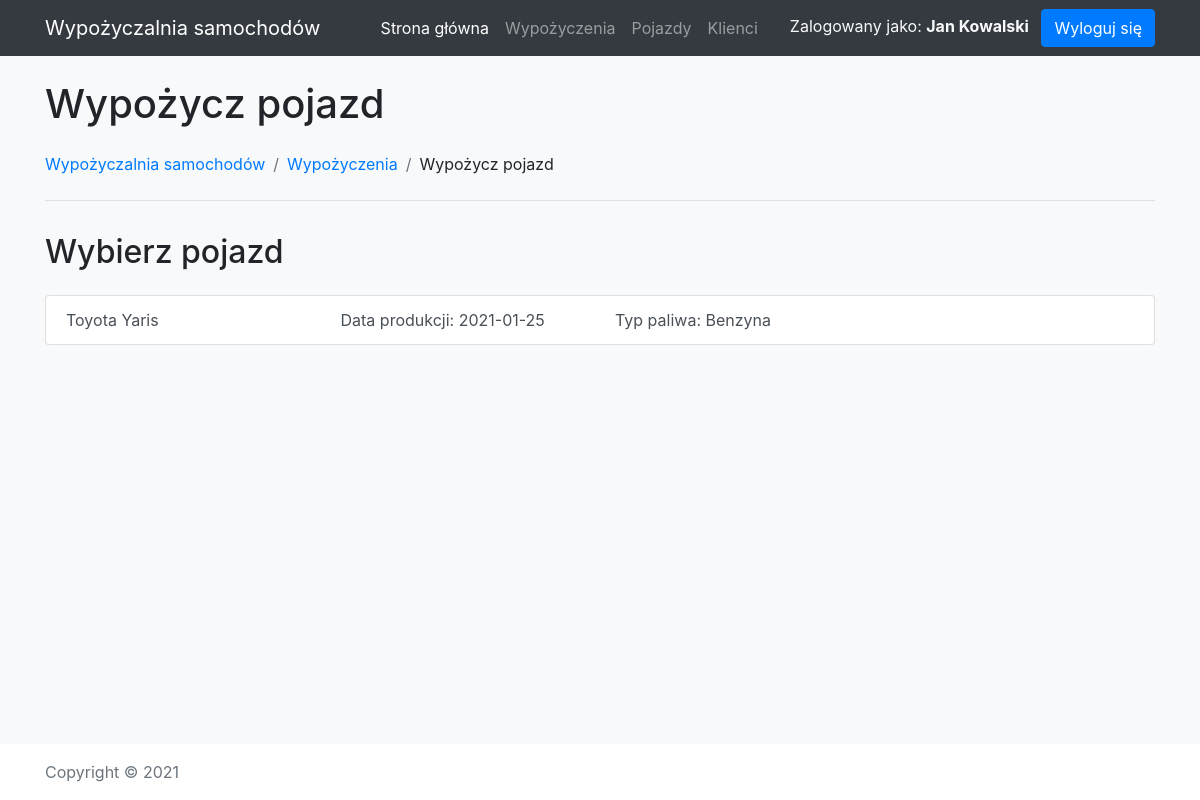
The page /add-rental.php?segment=D (signed in) on the database its author committed.
### tables this page shows
CREATE TABLE vehicles (
    id INT NOT NULL AUTO_INCREMENT PRIMARY KEY,
    manufacturer VARCHAR(124),
    model VARCHAR(124),
    segment VARCHAR(64),
    describtion VARCHAR(124),
    production_date DATE,
    first_registration_date DATE,
    color VARCHAR(124),
    doors_count INT,
    engine_displacement DOUBLE,
    fuel_type VARCHAR(32)
);

### add-rental.php (the view, shortened to what this page needs)
<?php
require_once('./common/bootstrap.php');
require_once('templates/header.php');
$segment = $_GET['segment'] ?? $_POST['segment'] ?? null;
$vehicleId = $_GET['vehicleId'] ?? $_POST['vehicleId'] ?? null;
$customerId = $_GET['customerId'] ?? $_POST['customerId'] ?? null;
$fromDate = $_GET['fromDate'] ?? $_POST['fromDate'] ?? null;
$toDate = $_GET['toDate'] ?? $_POST['toDate'] ?? null;
function segmentStep() { ?>
<?php }
function vehicleStep() {
    global $dbConnection, $segment;
    $segmentEscaped = $dbConnection->real_escape_string($segment);
    $sql = "SELECT * FROM vehicles WHERE segment = '$segmentEscaped'";
    $vehicles = $dbConnection->query($sql)->fetch_all(MYSQLI_ASSOC);
    ?>
    <h2 class="mb-4">Wybierz pojazd</h2>
    <div class="list-group">
        <?php foreach($vehicles as $vehicle): ?>
            <a href="add-rental.php?vehicleId=<?=$vehicle['id']?>" class="list-group-item list-group-item-action">
                <div class="row">
                    <div class="col-3">
                        <?=$vehicle['manufacturer'].' '.$vehicle['model']?>
                    </div>
                    <div class="col-3">
                        Data produkcji: <?=$vehicle['production_date']?>
                    </div>
                    <div class="col-3">
                        Typ paliwa: <?=PETROL_TYPE[$vehicle['fuel_type']]?>
                    </div>
                </div>
            </a>
        <?php endforeach ?>
    </div>
    <?php
}
    ?>
    <?php
if (!$segment && !$vehicleId) {
    segmentStep();
} elseif (!$vehicleId) {
    vehicleStep();
} elseif (!$customerId) {
    customerStep();
} elseif (!$fromDate || !$toDate) {
    dateRangeStep();
} else {
    summaryStep();
}
require_once('templates/footer.php');

### rows shown on the page
vehicles: manufacturer "Toyota", model "Yaris", production_date "2021-01-25", fuel_type "Benzyna"

### other values the page prints
$_SESSION['loggedUser']['firstName'] "Jan"
$_SESSION['loggedUser']['lastName'] "Kowalski"
$params['title'] "Wypożycz pojazd"
$breadcrumb['label'] "Wypożyczalnia samochodów"
$breadcrumb['label'] "Wypożyczenia"
$breadcrumb['label'] "Wypożycz pojazd"
